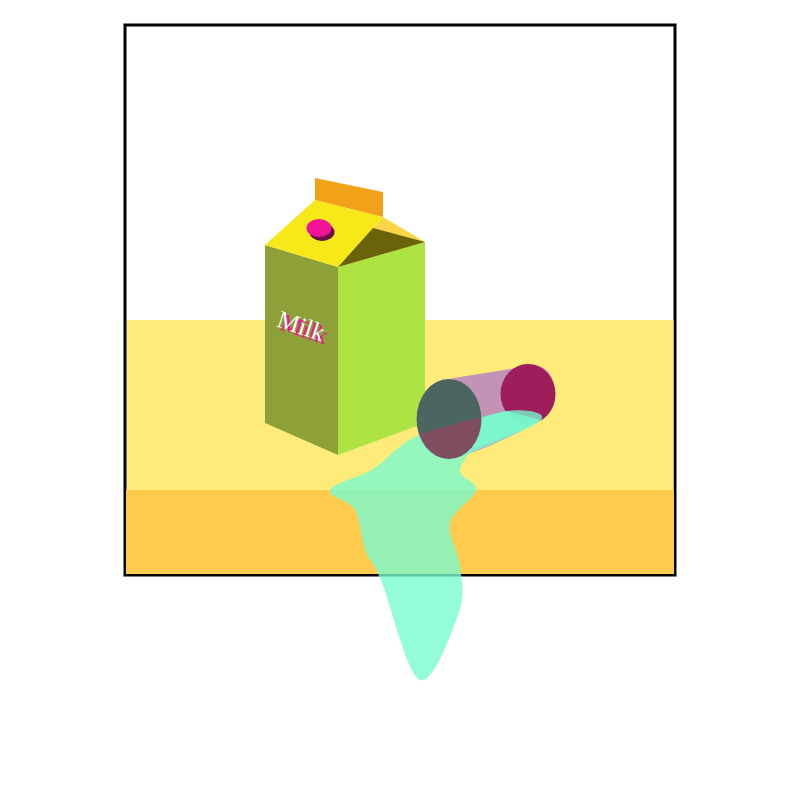
Frame 1 (no input)
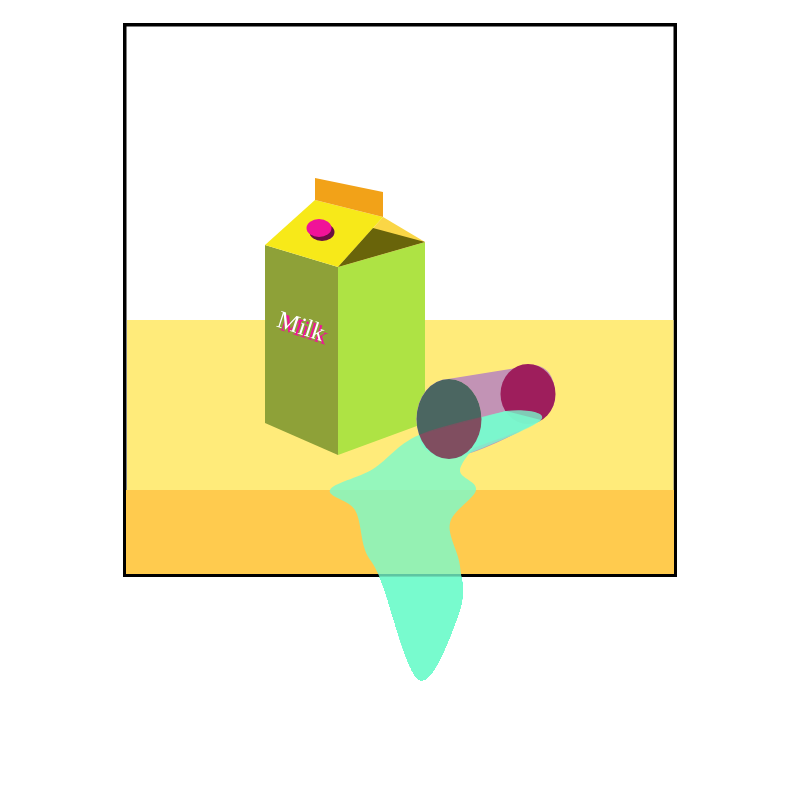
Frame 60 (no input)
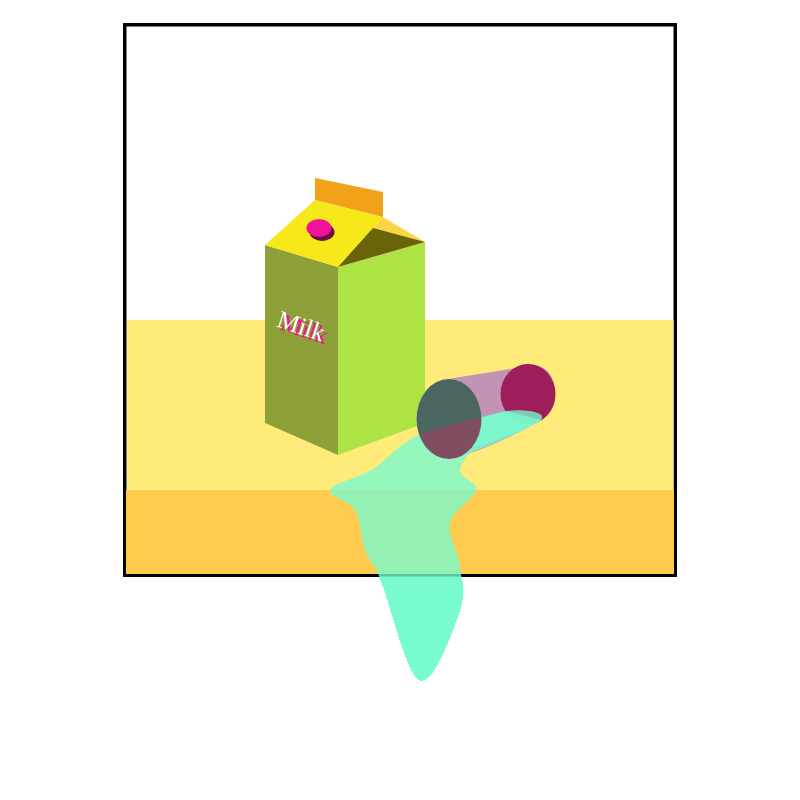
Frame 120 (the mouse pressed at the canvas centre since frame 60)

The p5.js sketch that drew these frames (run headless with seeded random() and noise() and a simulated clock; from frame 60 on, the mouse is pressed at the canvas centre):

// p5.js sketch
// ── sketch.js
function setup() {
  createCanvas(800,800);
  angleMode(DEGREES);
}

function milkBox(){
  push();
  noStroke();
  fill(142, 161, 56)////main
    beginShape();
      vertex(205,290)
      vertex(278,312)
      vertex(278,500);
      vertex(205,468)
    endShape(CLOSE);
  pop();
  
  push();////cover right
  noStroke();
  fill(174, 227, 68)
    beginShape();
      vertex(278,312)
      vertex(365,287);
      vertex(365,468);
      vertex(278,500);
    endShape(CLOSE);
  pop();
  
  push();
  noStroke();
  fill(250, 214, 70);//light face on top right
    beginShape();
      vertex(278,312)
      vertex(323,262)
      vertex(365,287);
    endShape(CLOSE);
  pop();
  
  push();
  noStroke();
  fill(247, 233, 25);//light face on top left
    beginShape();
      vertex(205,290);
      vertex(255,245);
      vertex(323,262);
      vertex(278,312)
    endShape(CLOSE);
  pop();
  
  
  push();//inner platform on top
  noStroke();
  fill(105, 100, 10);
    beginShape();
      vertex(278,312)
      vertex(365,287);
      vertex(313,273)
    endShape(CLOSE);
  pop();
  
  push();//lid
  noStroke();
  fill(105, 15, 66);
    ellipse(262,277,25,18);
  fill(240, 19, 152);
    ellipse(259,273,25,18);
  pop();
  
  push();//handle???
  noStroke();
  fill(242, 162, 24)
    beginShape();
      vertex(255,245);
      vertex(323,262);
      vertex(323,237);
      vertex(255,223)
    endShape(CLOSE);
  pop();
  /////text
  push()
  fill(240, 19, 152);
  textAlign(CENTER, CENTER);
  textSize(25);
  textFont("Cooper")
  rotate(18)
  text("Milk",348,282)
  pop()
  push()
  fill("white");
  textAlign(CENTER, CENTER);
  textSize(25);
  textFont("Cooper")
  rotate(18)
  text("Milk",344,280)
  pop()
}
function cup(){
  push();
  noStroke()  
  push();
    noStroke();
    fill(194, 147, 181)
    beginShape();
      curveVertex(418,479);
      curveVertex(505,465);
      curveVertex(525,495);
      curveVertex(505,523);
      curveVertex(418,555);
    endShape(CLOSE);
  
  pop();
    fill(158, 30, 92)
  translate(79,-25);
  ellipse(419,519,55,60)
  pop();
  
  push();
  noStroke()
  fill("pink")
  ellipse(419,519,65,80)
  pop();
}
function spilledWater(){
  push()
    noStroke()
    fill(120,251,207,200)
    beginShape();
      curveVertex(389,535)
      curveVertex(476,511)
      curveVertex(511,520);
      curveVertex(435,555)
      curveVertex(413,558)
      curveVertex(394,548)
    endShape(CLOSE);
  pop()
  
  push()
  noStroke()
  fill(120,251,207,200)
  beginShape();
    curveVertex(476,511);
    curveVertex(511,520);
    curveVertex(443,548);
    curveVertex(450,540);
    curveVertex(430,570);
    curveVertex(446,590);
    curveVertex(420,623)
    curveVertex(430,666)
    curveVertex(429,712)
    curveVertex(390,780)
    curveVertex(351,680)
    curveVertex(335,650);
    curveVertex(325,610);
    curveVertex(300,590);
    curveVertex(343,569);
    curveVertex(389,535);
  endShape(CLOSE);
  pop()
}

///////////////////////////////////////////////////////////////////////////
function draw() {
  console.log(mouseX,mouseY);
  background(251,251,251,0);
  translate(0,-100)
////////BG
  push();
    strokeWeight(3);
    fill("white")
    rect(125,125,550)
  pop();
  
////////table
// push()
//   strokeWeight(3)
//   line(125,420,673,420)
// pop()
push()
    noStroke()
    fill(255, 235, 122)
    rect(127,420,546.5,170)
pop()
  
push()
    noStroke()
    fill(4245, 203, 78)
    rect(126,590,548,84)
pop()
///////drawing assets
  push()
  translate(30,0)
    push()
    translate(30,55);
    milkBox();
    pop()  
    cup();
    spilledWater();
    push();
    noStroke()
  blendMode(EXCLUSION)
    fill(255,255,255,180)
    ellipse(419,519,65,80)
    pop();
  pop();
}

// ── style.css
html, body {
  font-family: "Space Grotesk", serif;
}
canvas {
  display: block;
}
